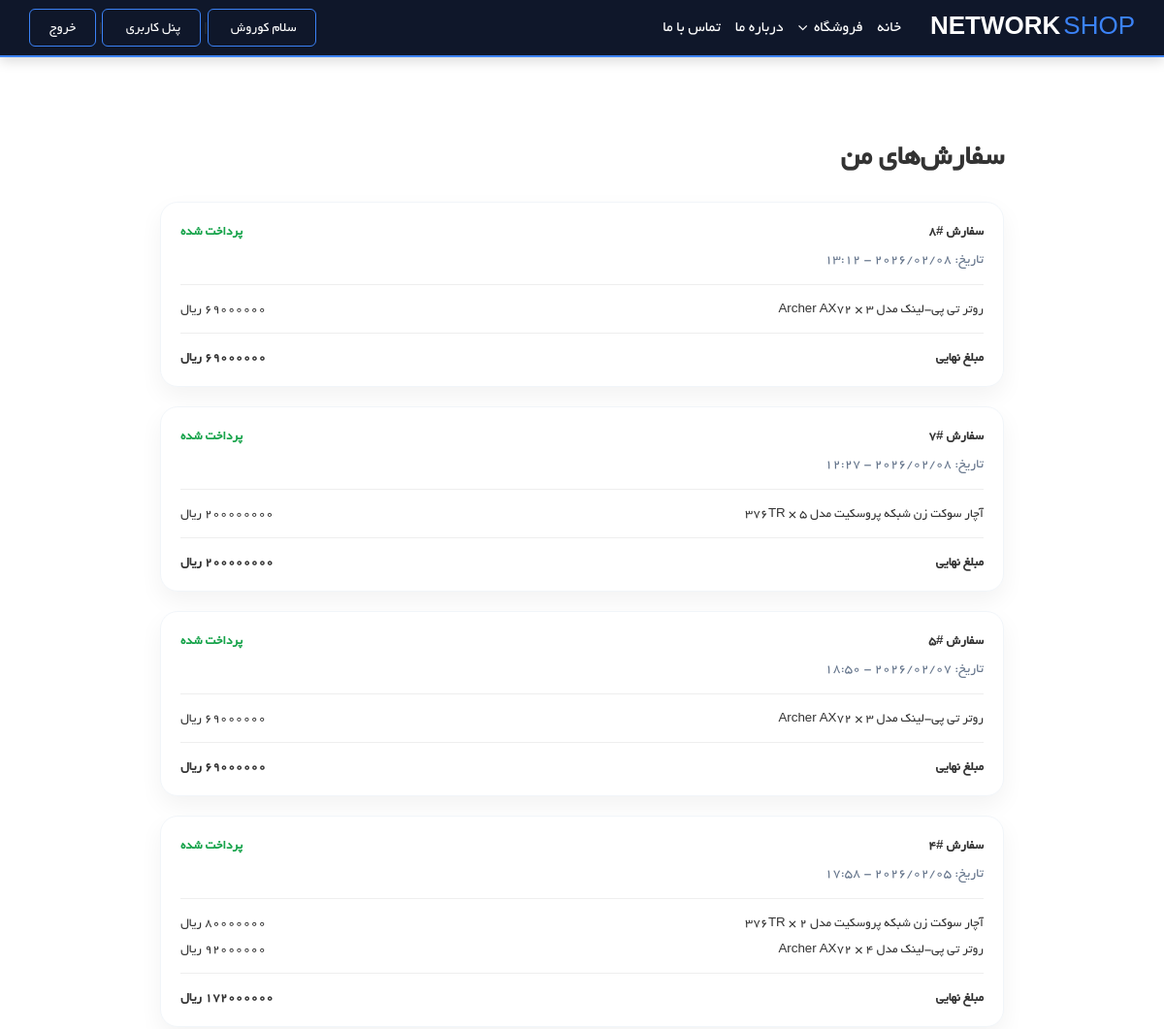
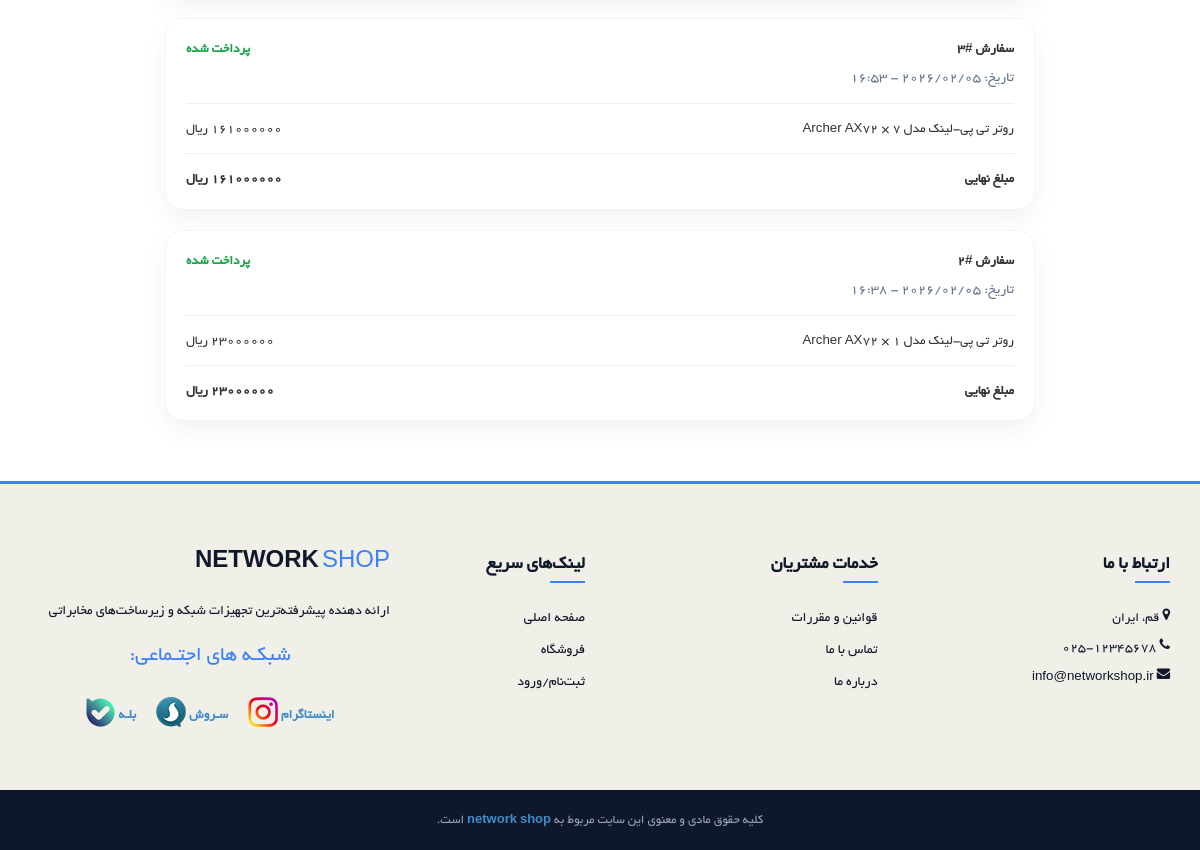
The page /panel/orders/ (signed in) on the database its author committed (2 pictures, top to bottom).
### shop/models.py (models this page shows, shortened)
class Order(models.Model):
    STATUS_PENDING = "pending"
    STATUS_PAID = "paid"
    STATUS_CHOICES = (
        (STATUS_PENDING, "Pending"),
        (STATUS_PAID, "Paid"),
    )
    user = models.ForeignKey(
        User,
        on_delete=models.CASCADE,
        related_name="orders"
    )
    full_name = models.CharField(max_length=100, blank=True)
    phone = models.CharField(max_length=20, blank=True)
    state = models.CharField(max_length=50, blank=True)
    city = models.CharField(max_length=50, blank=True)
    address = models.TextField(blank=True)
    status = models.CharField(
        max_length=20,
        choices=STATUS_CHOICES,
        default=STATUS_PENDING
    )
    created_at = models.DateTimeField(auto_now_add=True)
    class Meta:
        ordering = ["-created_at"]
    def get_total_price(self):
        return sum(item.get_total_price() for item in self.items.all())

class OrderItem(models.Model):
    order = models.ForeignKey(
        Order,
        on_delete=models.CASCADE,
        related_name="items"
    )
    product = models.ForeignKey(
        Product,
        on_delete=models.CASCADE
    )
    quantity = models.PositiveIntegerField(default=1)
    price = models.PositiveIntegerField()
    def get_total_price(self):
        return self.price * self.quantity

class Product(models.Model):
    category = models.ForeignKey(
        Category,
        on_delete=models.CASCADE,
        related_name="products"
    )
    name = models.CharField(max_length=255)
    slug = models.SlugField(
        max_length=255,
        unique=True,
        db_index=True,
        allow_unicode=True
    )
    brand = models.CharField(max_length=255)
    description = models.TextField()
    price = models.PositiveIntegerField()
    old_price = models.PositiveIntegerField(null=True, blank=True)
    stock = models.PositiveIntegerField()
    is_available = models.BooleanField(default=True)
    is_featured = models.BooleanField(default=False)
    image = models.ImageField(
        upload_to="products/",
        blank=True,
        null=True
    )
    created_at = models.DateTimeField(auto_now_add=True)
    updated_at = models.DateTimeField(auto_now=True)

### shop/views.py (the view)
# urls.py: path('panel/orders/', user_orders, name='user-orders'),
@login_required
def user_orders(request):
    orders = Order.objects.filter(user=request.user).prefetch_related('items__product')
    return render(request, 'shop/parts/user_orders.html', {'orders': orders})

### templates/shop/parts/user_orders.html (shortened to what this page needs)
{% extends 'base.html' %}
{% load mathfilters %}
{% block content %}
<div class="container" style="max-width:900px;margin:40px auto">
    <h2 style="font-weight:900;margin-bottom:30px">
        سفارش‌های من
    </h2>
    {% if orders %}
        {% for order in orders %}
            <div style="
                background:#fff;
                border-radius:18px;
                padding:20px;
                margin-bottom:20px;
                box-shadow:0 10px 25px rgba(0,0,0,.05);
                border:1px solid #f1f5f9;
            ">
                <div style="display:flex;justify-content:space-between;align-items:center">
                    <strong>
                        سفارش #{{ order.id }}
                    </strong>
                    {% if order.status == 'paid' %}
                        <span style="color:#16a34a;font-weight:700">
                            پرداخت شده
                        </span>
                    {% else %}
                        <span style="color:#f97316;font-weight:700">
                            در انتظار پرداخت
                        </span>
                    {% endif %}
                </div>
                <div style="margin-top:10px;color:#64748b;font-size:14px">
                    تاریخ: {{ order.created_at|date:"Y/m/d - H:i" }}
                </div>
                <hr style="margin:15px 0">
                {% for item in order.items.all %}
                    <div style="display:flex;justify-content:space-between;margin-bottom:8px">
                        <span>
                            {{ item.product.name }} × {{ item.quantity }}
                        </span>
                        <span>
                            {{ item.quantity|mul:item.price }} ریال
                        </span>
                    </div>
                {% endfor %}
                <hr style="margin:15px 0">
                <div style="display:flex;justify-content:space-between;font-weight:900">
                    <span>مبلغ نهایی</span>
                    <span>{{ order.get_total_price }} ریال</span>
                </div>
            </div>
        {% endfor %}
    {% endif %}
</div>
{% endblock %}

### templates/base.html (shortened to what this page needs)
{% load static %}
<!DOCTYPE html>
<html lang="fa" dir="rtl">
  <head>
    <link rel="stylesheet" href="{% static 'css/bootstrap.min.css' %}" />
    <link rel="stylesheet" href="{% static 'css/font-awesome.min.css' %}" />
    <link rel="stylesheet" href="{% static 'css/prettyPhoto.css' %}" />
    <link rel="stylesheet" href="{% static 'css/price-range.css' %}" />
    <link rel="stylesheet" href="{% static 'css/animate.css' %}" />
    <link rel="stylesheet" href="{% static 'css/main.css' %}" />
    <link rel="stylesheet" href="{% static 'css/responsive.css' %}" />
  </head>
  <body>
    <header id="header" class="modern-header sticky-header">
      <div class="container">
        <div class="header-flex-container">
          <div class="header-left">
            {% if user.is_authenticated %}
              <span class="login-btn">
                سلام {{ user.username }}
              </span>
              | <a href="{% url 'shop:user-panel' %}" class="login-btn">
                  پنل کاربری
                </a>
              | <a href="{% url 'shop:logout' %}" class="login-btn">
                  خروج
                </a>
            {% else %}
              <a href="{% url 'shop:login' %}" class="login-btn">
                ورود / ثبت‌نام
              </a>
            {% endif %}
          </div>
          <div class="header-right">
            <nav class="main-navigation" id="main-nav">
              <ul class="nav-links">
                <li><a href="{% url 'shop:home' %}">خانه</a></li>
                <li class="has-dropdown">
                  <a href="#">فروشگاه <i class="fa fa-angle-down"></i></a>
                </li>
                <li><a href="{% url 'shop:About' %}">درباره ما</a></li>
                <li><a href="{% url 'shop:contact-us' %}">تماس با ما</a></li>
              </ul>
            </nav>
            <div class="logo">
              <a href="{% url 'shop:home' %}">
                <span class="logo-net">NETWORK</span>
                <span class="logo-shop">SHOP</span>
              </a>
            </div>
          </div>
        </div>
      </div>
    </header>
    <div class="container my-4">
      {% block content %}{% endblock %}
    </div>
    <footer id="footer" class="modern-footer">
      <div class="container">
        <div class="row footer-widgets">
          <div class="col-sm-4">
            <div class="footer-logo">
              <span class="logo-net">NETWORK</span>
              <span class="logo-shop">SHOP</span>
            </div>
            <p class="footer-desc">
              ارائه دهنده پیشرفته‌ترین تجهیزات شبکه و زیرساخت‌های مخابراتی
            </p>
            <div class="social-networks">
              <h2 class="title text-center">شبکـه های اجتـماعی:</h2>
              <span class="socials-share share">
                <ul>
                  <a href="#">
                    <li>
                      <label>بلـه</label>
                      <img src="{% static 'images/product-details/Bale.png' %}" />
                    </li>
                  </a>
                  <a href="#">
                    <li>
                      <label>سـروش</label>
                      <img src="{% static 'images/product-details/Soroush.png' %}" />
                    </li>
                  </a>
                  <a href="#">
                    <li>
                      <label>اینستاگرام</label>
                      <img src="{% static 'images/product-details/Instagram.png' %}" />
                    </li>
                  </a>
                </ul>
              </span>
            </div>
          </div>
          <div class="col-sm-2">
            <h4 class="widget-title">لینک‌های سریع</h4>
            <ul class="footer-menu">
              <li><a href="{% url 'shop:home' %}">صفحه اصلی</a></li>
              <li><a href="{% url 'shop:shop' %}">فروشگاه</a></li>
              <li><a href="{% url 'shop:login' %}">ثبت‌نام/ورود</a></li>
            </ul>
          </div>
          <div class="col-sm-3">
            <h4 class="widget-title">خدمات مشتریان</h4>
            <ul class="footer-menu">
              <li><a href="#">قوانین و مقررات</a></li>
              <li><a href="{% url 'shop:contact-us' %}">تماس با ما</a></li>
              <li><a href="{% url 'shop:About' %}">درباره ما</a></li>
            </ul>
          </div>
          <div class="col-sm-3">
            <h4 class="widget-title">ارتباط با ما</h4>
            <p><i class="fa fa-map-marker"></i> قم، ایران</p>
            <p><i class="fa fa-phone"></i> ۰۲۵-۱۲۳۴۵۶۷۸</p>
            <p><i class="fa fa-envelope"></i> info@networkshop.ir</p>
          </div>
        </div>
      </div>
      <div class="footer-copyright">
        <div class="container">
          <div class="row">
            <div class="col-md-12">
              <p>
                کلیه حقوق مادی و معنوی این سایت مربوط به
                <strong><a href="{% url 'shop:home' %}">network shop</a> </strong> است.
              </p>
            </div>
          </div>
        </div>
      </div>
    </footer>
  </body>
</html>

### static/css/main.css (style rules this page uses)
body { font-family: "BYekan", Tahoma, sans-serif; font-size: 10pt; direction: rtl; margin: 0; padding: 0; }
ul li { list-style: none; }
a { -webkit-transition: 300ms; -moz-transition: 300ms; -o-transition: 300ms; transition: 300ms; }
h1, h2, h3, h4, h5, h6 { font-family: "BYekan", sans-serif; }
#header { border-bottom: solid 2px #3b82f6; margin-bottom: 20px; }
.fa-angle-down { padding-right: 6px; vertical-align: bottom; }
#footer { background: #f0f0e9; }
.left-sidebar h2:after, h2.title:after { content: " "; position: absolute; border: 1px solid #f5f5f5; bottom: 8px; right: 0; width: 100%; height: 0; z-index: -2; }
h2.title:before { content: " "; position: absolute; background: #fff; bottom: -6px; width: 220px; height: 30px; z-index: -1; right: 50%; margin-right: -110px; }
h2.title { color: #3b82f6; font-family: "BYekan", sans-serif; font-size: 16pt; font-weight: 400; margin: 0 15px; text-transform: uppercase; margin-bottom: 30px; position: relative; }
.share { margin-top: 15px; }
.socials-share { margin-bottom: 30px; margin-top: 18px; }
.socials-share ul { padding-right: 0px; }
.socials-share li { display: inline-block; float: right; padding: 5px 10px; }
.social-networks { overflow: hidden; text-align: center; }
.social-networks ul { margin-top: -5px; padding: 0; display: inline-block; }
.social-networks ul li { float: left; text-decoration: none; list-style: none; margin-right: 20px; }
.social-networks ul li:last-child { margin-right: 0; }
:root { --navy: #0f172a; --blue: #3b82f6; --white: #ffffff; }
.sticky-header { position: fixed; top: 0; left: 0; width: 100%; z-index: 10000; background: var(--navy); box-shadow: 0 4px 12px rgba(0, 0, 0, 0.15); padding: 10px 0; }
body { padding-top: 85px !important; }
.header-flex-container { display: flex !important; justify-content: space-between !important; align-items: center !important; direction: ltr !important; }
.header-right { display: flex !important; align-items: center !important; flex-direction: row-reverse !important; gap: 30px; direction: rtl !important; }
.header-left { direction: rtl !important; }
.logo { margin-left: 0 !important; }
.logo-net { color: #fff; font-size: 26px; font-weight: 900; }
.logo-shop { color: #3b82f6; font-size: 26px; font-weight: 300; }
.login-btn { color: #ffffff !important; border: 1px solid #3b82f6; padding: 8px 18px; border-radius: 6px; font-size: 14px; transition: 0.3s; }
.nav-links { display: flex; gap: 15px; margin: 0; padding: 0; }
.nav-links > li > a { color: var(--white) !important; font-size: 16px; font-weight: 500; transition: 0.3s; }
.login-btn { color: #ffffff !important; border: 1px solid #3b82f6; padding: 8px 20px; border-radius: 6px; font-size: 14px; text-decoration: none; transition: 0.3s; }
.has-dropdown { position: relative; }
.has-dropdown > a { display: flex; align-items: center; cursor: pointer; }
.modern-footer { background-color: #0f172a; color: var(--navy); padding-top: 60px; border-top: 3px solid #3b82f6; direction: rtl; font-family: "BYekan", Tahoma, sans-serif; }
.footer-widgets { padding-bottom: 40px; }
.footer-logo { margin-bottom: 20px; }
.footer-logo .logo-net { color: var(--navy); font-size: 24px; font-weight: 900; }
.footer-logo .logo-shop { color: #3b82f6; font-size: 24px; font-weight: 300; }
.footer-desc { font-size: 14px; line-height: 1.8; margin-bottom: 20px; }
.widget-title { color: var(--navy); font-size: 18px; font-weight: 700; margin-bottom: 25px; position: relative; padding-bottom: 10px; }
.widget-title::after { content: ""; position: absolute; right: 0; bottom: 0; width: 35px; height: 2px; background-color: #3b82f6; }
.footer-menu { list-style: none; padding: 0; }
.footer-menu li { margin-bottom: 12px; }
.footer-menu li a { color: var(--navy); font-size: 14px; transition: 0.3s; text-decoration: none; }
.footer-copyright { background-color: var(--navy); padding: 20px 0; text-align: center; border-top: 1px solid var(--navy); }
.footer-copyright p { margin: 0; font-size: 13px; color: #94a3b8; }
.footer-copyright strong { color: #3b82f6; }

### rows shown on the page
Order: id "8", status "پرداخت شده", created_at "2026/02/08 - 13:12"
OrderItem: product.name "روتر تی پی-لینک مدل Archer AX72", quantity "3"
Order: id "7", status "پرداخت شده", created_at "2026/02/08 - 12:27"
OrderItem: product.name "آچار سوکت زن شبکه پروسکیت مدل 376TR", quantity "5"
Order: id "5", status "پرداخت شده", created_at "2026/02/07 - 18:50"
OrderItem: product.name "روتر تی پی-لینک مدل Archer AX72", quantity "3"
Order: id "4", status "پرداخت شده", created_at "2026/02/05 - 17:58"
OrderItem: product.name "آچار سوکت زن شبکه پروسکیت مدل 376TR", quantity "2", quantity|mul "80000000"
OrderItem: product.name "روتر تی پی-لینک مدل Archer AX72", quantity "4"
Order: id "3", status "پرداخت شده", created_at "2026/02/05 - 16:53"
OrderItem: product.name "روتر تی پی-لینک مدل Archer AX72", quantity "7"
Order: id "2", status "پرداخت شده", created_at "2026/02/05 - 16:38"
OrderItem: product.name "روتر تی پی-لینک مدل Archer AX72", quantity "1"

### other values the page prints
{{ user.username }} "کوروش"
